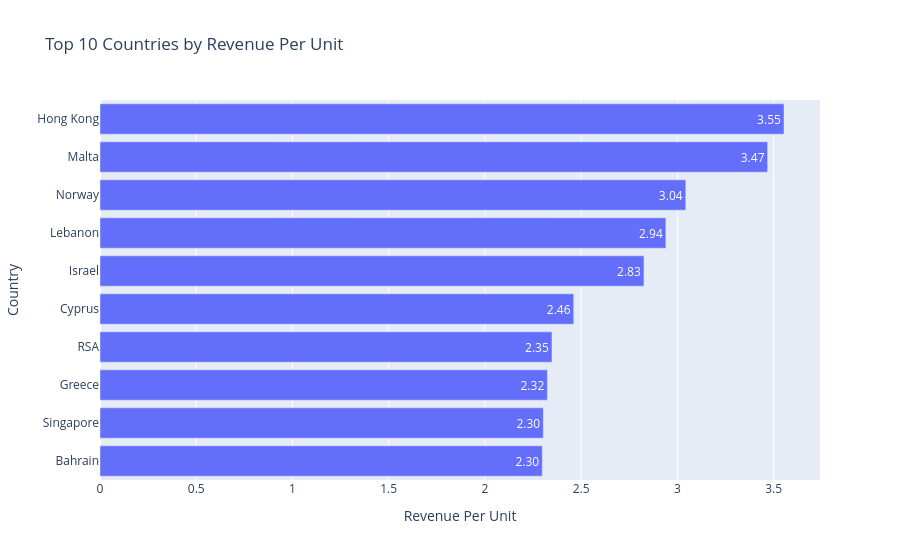

Notebook source saved alongside this figure:
### Code cell
fig = px.bar(
    country_revenue_unit.head(10),
    x = 'Revenue_Per_Unit',
    y = 'Country',
    orientation = 'h',
    title = 'Top 10 Countries by Revenue Per Unit',
    text_auto = '.2f'

)
fig.update_layout(
    yaxis={'categoryorder': 'total ascending'}, 
    xaxis_title="Revenue Per Unit",
    yaxis_title="Country",
    coloraxis_showscale=False
)

fig.show()

### Figure 1 — Plotly figure (JSON) as saved in the notebook; plotly's stock layout.template omitted (floating-point values rounded to 4 significant figures)
{"data": [{"hovertemplate": "Revenue_Per_Unit=%{x}<br>Country=%{y}<extra></extra>", "legendgroup": "", "marker": {"color": "#636efa", "pattern": {"shape": ""}}, "name": "", "orientation": "h", "showlegend": false, "textposition": "auto", "texttemplate": "%{x:.2f}", "type": "bar", "x": [3.554, 3.469, 3.044, 2.94, 2.826, 2.461, 2.348, 2.325, 2.303, 2.298], "xaxis": "x", "y": ["Hong Kong", "Malta", "Norway", "Lebanon", "Israel", "Cyprus", "RSA", "Greece", "Singapore", "Bahrain"], "yaxis": "y"}], "layout": {"barmode": "relative", "coloraxis": {"showscale": false}, "legend": {"tracegroupgap": 0}, "title": {"text": "Top 10 Countries by Revenue Per Unit"}, "xaxis": {"anchor": "y", "domain": [0, 1], "title": {"text": "Revenue Per Unit"}}, "yaxis": {"anchor": "x", "categoryorder": "total ascending", "domain": [0, 1], "title": {"text": "Country"}}}}
